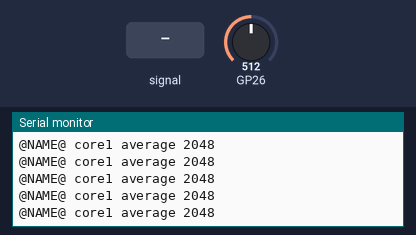
A sketch run on a simulated Raspberry Pi Pico. On the bench: the last lines printed to the serial monitor. Inputs (shaded band) come from the test bench; at power-on: GP26 = 512 (analog values on the 0–1023 scale).

Above: at 1.2 s.
1.3 s: GP26 fed a 200 Hz sine of ±81 counts around its level
At 2.4 s:
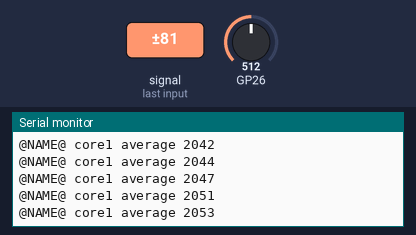
2.8 s: GP26 set to 716
At 3.4 s:
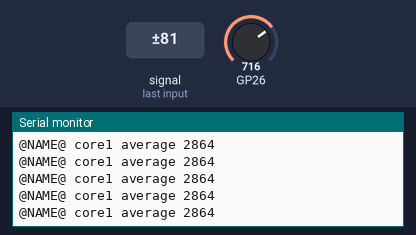
4.3 s: GP26 set to 900
At 5.3 s:
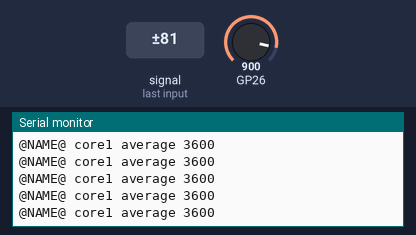
Timing chart, 0 to 7.3 s (numbered marks = the images above; inputs shaded):
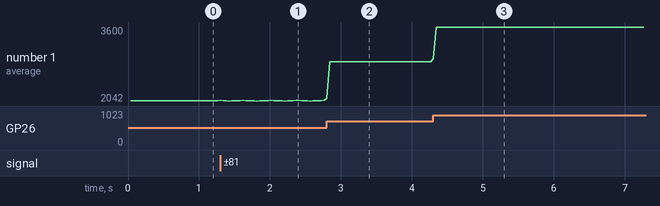

Measured:
- after the input at 1.3 s, the serial monitor: prints a new line at once (image 1)
- after the input at 2.8 s, the serial monitor: prints a new line at once (image 2)
- after the input at 4.3 s, the serial monitor: prints a new line at once (image 3)
- plotted number 1: 2048 → 2053 after the input at 1.3 s, 2053 → 2864 after the input at 2.8 s, 2864 → 3600 after the input at 4.3 s

The sketch:

__name__.ino
```cpp
// @NAME@: dual core on RP2040/RP2350 (arduino-box new dual_core_rp2040 @NAME@).
#include <Arduino.h>

void setup() { Serial.begin(115200); }

void loop() {  // core 0: report
  uint32_t avg;
  if (rp2040.fifo.pop_nb(&avg)) Serial.printf("@NAME@ core1 average %lu\n", (unsigned long)avg);
}

void setup1() { analogReadResolution(12); }

void loop1() {  // core 1: sample 64 values, push the average
  uint32_t sum = 0;
  for (int i = 0; i < 64; i++) {
    sum += analogRead(A0);
    delayMicroseconds(500);
  }
  rp2040.fifo.push(sum / 64);
}
```
